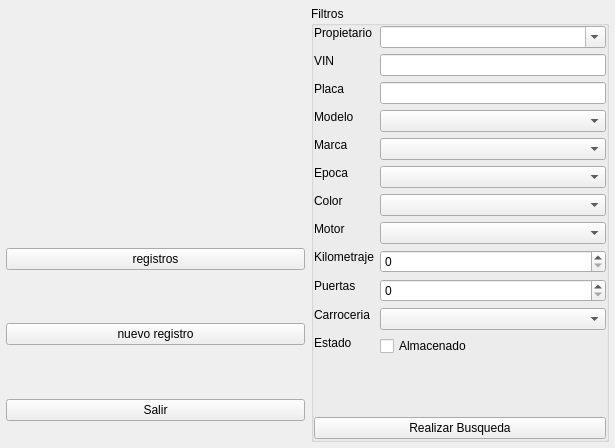
<?xml version="1.0" encoding="UTF-8"?>
<ui version="4.0">
 <class>WelcomeWidget</class>
 <widget class="QWidget" name="WelcomeWidget">
  <property name="geometry">
   <rect>
    <x>0</x>
    <y>0</y>
    <width>615</width>
    <height>448</height>
   </rect>
  </property>
  <property name="minimumSize">
   <size>
    <width>0</width>
    <height>0</height>
   </size>
  </property>
  <property name="maximumSize">
   <size>
    <width>16777212</width>
    <height>16777215</height>
   </size>
  </property>
  <property name="windowTitle">
   <string>Form</string>
  </property>
  <layout class="QHBoxLayout" name="horizontalLayout">
   <property name="spacing">
    <number>6</number>
   </property>
   <property name="leftMargin">
    <number>6</number>
   </property>
   <property name="topMargin">
    <number>6</number>
   </property>
   <property name="rightMargin">
    <number>6</number>
   </property>
   <property name="bottomMargin">
    <number>6</number>
   </property>
   <item>
    <layout class="QVBoxLayout" name="verticalLayout_isquierda">
     <property name="sizeConstraint">
      <enum>QLayout::SizeConstraint::SetDefaultConstraint</enum>
     </property>
     <item>
      <widget class="QLabel" name="imagenLogo">
       <property name="enabled">
        <bool>true</bool>
       </property>
       <property name="sizePolicy">
        <sizepolicy hsizetype="Ignored" vsizetype="Ignored">
         <horstretch>0</horstretch>
         <verstretch>0</verstretch>
        </sizepolicy>
       </property>
       <property name="maximumSize">
        <size>
         <width>16777215</width>
         <height>16777215</height>
        </size>
       </property>
       <property name="text">
        <string/>
       </property>
       <property name="pixmap">
        <pixmap resource="../resources/resources.qrc">:/images/buho.jpg</pixmap>
       </property>
       <property name="scaledContents">
        <bool>true</bool>
       </property>
       <property name="alignment">
        <set>Qt::AlignmentFlag::AlignCenter</set>
       </property>
      </widget>
     </item>
     <item>
      <layout class="QVBoxLayout" name="verticalLayoutRegistros">
       <property name="spacing">
        <number>12</number>
       </property>
       <property name="sizeConstraint">
        <enum>QLayout::SizeConstraint::SetDefaultConstraint</enum>
       </property>
       <item alignment="Qt::AlignmentFlag::AlignVCenter">
        <widget class="QPushButton" name="pushButtonRegistros">
         <property name="sizePolicy">
          <sizepolicy hsizetype="Expanding" vsizetype="Fixed">
           <horstretch>0</horstretch>
           <verstretch>0</verstretch>
          </sizepolicy>
         </property>
         <property name="text">
          <string>registros</string>
         </property>
        </widget>
       </item>
       <item alignment="Qt::AlignmentFlag::AlignVCenter">
        <widget class="QPushButton" name="pushButtonNuevoRegistro">
         <property name="sizePolicy">
          <sizepolicy hsizetype="Expanding" vsizetype="Fixed">
           <horstretch>0</horstretch>
           <verstretch>0</verstretch>
          </sizepolicy>
         </property>
         <property name="text">
          <string>nuevo registro</string>
         </property>
        </widget>
       </item>
       <item alignment="Qt::AlignmentFlag::AlignVCenter">
        <widget class="QPushButton" name="pushButtonFinalizar">
         <property name="sizePolicy">
          <sizepolicy hsizetype="Expanding" vsizetype="Fixed">
           <horstretch>0</horstretch>
           <verstretch>0</verstretch>
          </sizepolicy>
         </property>
         <property name="autoFillBackground">
          <bool>false</bool>
         </property>
         <property name="text">
          <string>Salir</string>
         </property>
         <property name="checkable">
          <bool>false</bool>
         </property>
        </widget>
       </item>
      </layout>
     </item>
    </layout>
   </item>
   <item>
    <widget class="QGroupBox" name="groupBoxFiltros">
     <property name="sizePolicy">
      <sizepolicy hsizetype="MinimumExpanding" vsizetype="MinimumExpanding">
       <horstretch>0</horstretch>
       <verstretch>0</verstretch>
      </sizepolicy>
     </property>
     <property name="title">
      <string>Filtros</string>
     </property>
     <layout class="QVBoxLayout" name="verticalLayout">
      <property name="leftMargin">
       <number>0</number>
      </property>
      <property name="topMargin">
       <number>0</number>
      </property>
      <property name="rightMargin">
       <number>0</number>
      </property>
      <property name="bottomMargin">
       <number>0</number>
      </property>
      <item>
       <layout class="QFormLayout" name="formLayout">
        <item row="0" column="0">
         <widget class="QLabel" name="labelPropietario">
          <property name="sizePolicy">
           <sizepolicy hsizetype="Fixed" vsizetype="Fixed">
            <horstretch>0</horstretch>
            <verstretch>0</verstretch>
           </sizepolicy>
          </property>
          <property name="text">
           <string>Propietario</string>
          </property>
         </widget>
        </item>
        <item row="1" column="0">
         <widget class="QLabel" name="labelVin">
          <property name="sizePolicy">
           <sizepolicy hsizetype="Fixed" vsizetype="Fixed">
            <horstretch>0</horstretch>
            <verstretch>0</verstretch>
           </sizepolicy>
          </property>
          <property name="text">
           <string>VIN</string>
          </property>
         </widget>
        </item>
        <item row="2" column="0">
         <widget class="QLabel" name="labelMatricula">
          <property name="sizePolicy">
           <sizepolicy hsizetype="Fixed" vsizetype="Fixed">
            <horstretch>0</horstretch>
            <verstretch>0</verstretch>
           </sizepolicy>
          </property>
          <property name="text">
           <string>Placa</string>
          </property>
         </widget>
        </item>
        <item row="3" column="0">
         <widget class="QLabel" name="labelModelo">
          <property name="sizePolicy">
           <sizepolicy hsizetype="Fixed" vsizetype="Fixed">
            <horstretch>0</horstretch>
            <verstretch>0</verstretch>
           </sizepolicy>
          </property>
          <property name="text">
           <string>Modelo</string>
          </property>
         </widget>
        </item>
        <item row="4" column="0">
         <widget class="QLabel" name="labelMarca">
          <property name="sizePolicy">
           <sizepolicy hsizetype="Fixed" vsizetype="Fixed">
            <horstretch>0</horstretch>
            <verstretch>0</verstretch>
           </sizepolicy>
          </property>
          <property name="text">
           <string>Marca</string>
          </property>
         </widget>
        </item>
        <item row="5" column="0">
         <widget class="QLabel" name="labelEpoca">
          <property name="sizePolicy">
           <sizepolicy hsizetype="Fixed" vsizetype="Fixed">
            <horstretch>0</horstretch>
            <verstretch>0</verstretch>
           </sizepolicy>
          </property>
          <property name="text">
           <string>Epoca</string>
          </property>
         </widget>
        </item>
        <item row="7" column="0">
         <widget class="QLabel" name="labelMotor">
          <property name="sizePolicy">
           <sizepolicy hsizetype="Fixed" vsizetype="Fixed">
            <horstretch>0</horstretch>
            <verstretch>0</verstretch>
           </sizepolicy>
          </property>
          <property name="text">
           <string>Motor</string>
          </property>
         </widget>
        </item>
        <item row="8" column="0">
         <widget class="QLabel" name="labelKilometraje">
          <property name="sizePolicy">
           <sizepolicy hsizetype="Fixed" vsizetype="Fixed">
            <horstretch>0</horstretch>
            <verstretch>0</verstretch>
           </sizepolicy>
          </property>
          <property name="text">
           <string>Kilometraje</string>
          </property>
         </widget>
        </item>
        <item row="9" column="0">
         <widget class="QLabel" name="labelPuertas">
          <property name="sizePolicy">
           <sizepolicy hsizetype="Fixed" vsizetype="Fixed">
            <horstretch>0</horstretch>
            <verstretch>0</verstretch>
           </sizepolicy>
          </property>
          <property name="text">
           <string>Puertas</string>
          </property>
         </widget>
        </item>
        <item row="11" column="0">
         <widget class="QLabel" name="labelEstado">
          <property name="sizePolicy">
           <sizepolicy hsizetype="Fixed" vsizetype="Fixed">
            <horstretch>0</horstretch>
            <verstretch>0</verstretch>
           </sizepolicy>
          </property>
          <property name="text">
           <string>Estado</string>
          </property>
         </widget>
        </item>
        <item row="11" column="1">
         <widget class="QCheckBox" name="checkBoxEstado">
          <property name="sizePolicy">
           <sizepolicy hsizetype="Minimum" vsizetype="Fixed">
            <horstretch>1</horstretch>
            <verstretch>0</verstretch>
           </sizepolicy>
          </property>
          <property name="text">
           <string>Almacenado</string>
          </property>
          <property name="checkable">
           <bool>true</bool>
          </property>
          <property name="tristate">
           <bool>false</bool>
          </property>
         </widget>
        </item>
        <item row="6" column="0">
         <widget class="QLabel" name="labelColor">
          <property name="sizePolicy">
           <sizepolicy hsizetype="Fixed" vsizetype="Fixed">
            <horstretch>0</horstretch>
            <verstretch>0</verstretch>
           </sizepolicy>
          </property>
          <property name="text">
           <string>Color</string>
          </property>
         </widget>
        </item>
        <item row="10" column="0">
         <widget class="QLabel" name="labelCarroceria">
          <property name="sizePolicy">
           <sizepolicy hsizetype="Fixed" vsizetype="Fixed">
            <horstretch>0</horstretch>
            <verstretch>0</verstretch>
           </sizepolicy>
          </property>
          <property name="text">
           <string>Carroceria</string>
          </property>
         </widget>
        </item>
        <item row="3" column="1">
         <widget class="QComboBox" name="comboBoxModelo">
          <property name="sizePolicy">
           <sizepolicy hsizetype="MinimumExpanding" vsizetype="Fixed">
            <horstretch>0</horstretch>
            <verstretch>0</verstretch>
           </sizepolicy>
          </property>
          <property name="editable">
           <bool>false</bool>
          </property>
         </widget>
        </item>
        <item row="4" column="1">
         <widget class="QComboBox" name="comboBoxMarca">
          <property name="sizePolicy">
           <sizepolicy hsizetype="MinimumExpanding" vsizetype="Fixed">
            <horstretch>0</horstretch>
            <verstretch>0</verstretch>
           </sizepolicy>
          </property>
          <property name="editable">
           <bool>false</bool>
          </property>
         </widget>
        </item>
        <item row="5" column="1">
         <widget class="QComboBox" name="comboBoxEpoca">
          <property name="sizePolicy">
           <sizepolicy hsizetype="MinimumExpanding" vsizetype="Fixed">
            <horstretch>0</horstretch>
            <verstretch>0</verstretch>
           </sizepolicy>
          </property>
          <property name="editable">
           <bool>false</bool>
          </property>
         </widget>
        </item>
        <item row="6" column="1">
         <widget class="QComboBox" name="comboBoxColor">
          <property name="sizePolicy">
           <sizepolicy hsizetype="MinimumExpanding" vsizetype="Fixed">
            <horstretch>0</horstretch>
            <verstretch>0</verstretch>
           </sizepolicy>
          </property>
          <property name="editable">
           <bool>false</bool>
          </property>
         </widget>
        </item>
        <item row="7" column="1">
         <widget class="QComboBox" name="comboBoxMotor">
          <property name="sizePolicy">
           <sizepolicy hsizetype="MinimumExpanding" vsizetype="Fixed">
            <horstretch>0</horstretch>
            <verstretch>0</verstretch>
           </sizepolicy>
          </property>
          <property name="editable">
           <bool>false</bool>
          </property>
         </widget>
        </item>
        <item row="10" column="1">
         <widget class="QComboBox" name="comboBoxCarroceria">
          <property name="sizePolicy">
           <sizepolicy hsizetype="MinimumExpanding" vsizetype="Fixed">
            <horstretch>0</horstretch>
            <verstretch>0</verstretch>
           </sizepolicy>
          </property>
          <property name="editable">
           <bool>false</bool>
          </property>
         </widget>
        </item>
        <item row="8" column="1">
         <widget class="QSpinBox" name="spinBoxKilometraje">
          <property name="maximum">
           <number>10000</number>
          </property>
         </widget>
        </item>
        <item row="9" column="1">
         <widget class="QSpinBox" name="spinBoxPuertas">
          <property name="maximum">
           <number>10</number>
          </property>
         </widget>
        </item>
        <item row="1" column="1">
         <widget class="QLineEdit" name="lineEditVin"/>
        </item>
        <item row="2" column="1">
         <widget class="QLineEdit" name="lineEditMatricula"/>
        </item>
        <item row="0" column="1">
         <widget class="QComboBox" name="comboBoxPropietario">
          <property name="sizePolicy">
           <sizepolicy hsizetype="MinimumExpanding" vsizetype="Fixed">
            <horstretch>0</horstretch>
            <verstretch>0</verstretch>
           </sizepolicy>
          </property>
          <property name="editable">
           <bool>true</bool>
          </property>
         </widget>
        </item>
       </layout>
      </item>
      <item>
       <widget class="QPushButton" name="pushButtonBuscar">
        <property name="sizePolicy">
         <sizepolicy hsizetype="Expanding" vsizetype="Fixed">
          <horstretch>0</horstretch>
          <verstretch>0</verstretch>
         </sizepolicy>
        </property>
        <property name="text">
         <string>Realizar Busqueda</string>
        </property>
       </widget>
      </item>
     </layout>
    </widget>
   </item>
  </layout>
 </widget>
 <resources>
  <include location="../resources/resources.qrc"/>
 </resources>
 <connections/>
</ui>
